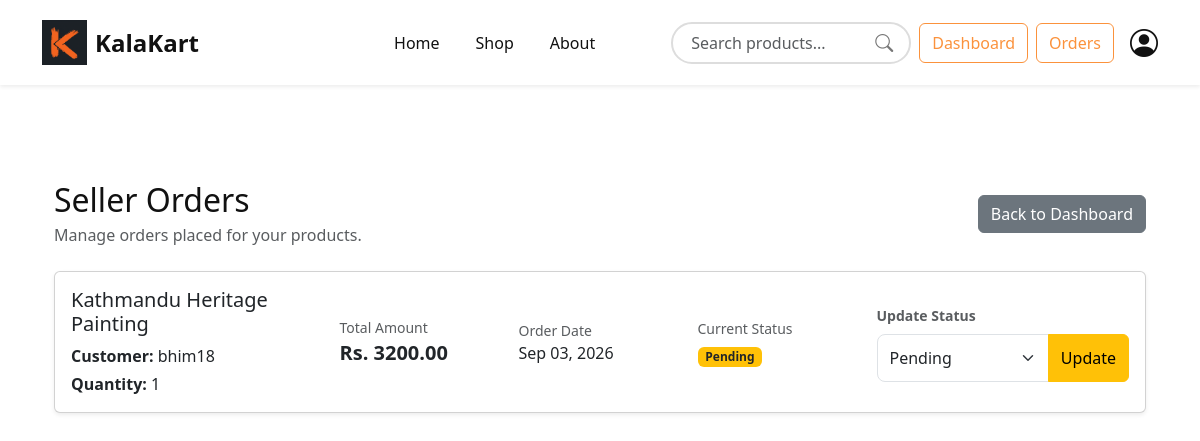
Before: /orders/seller-orders/ (signed in) with the older database file.
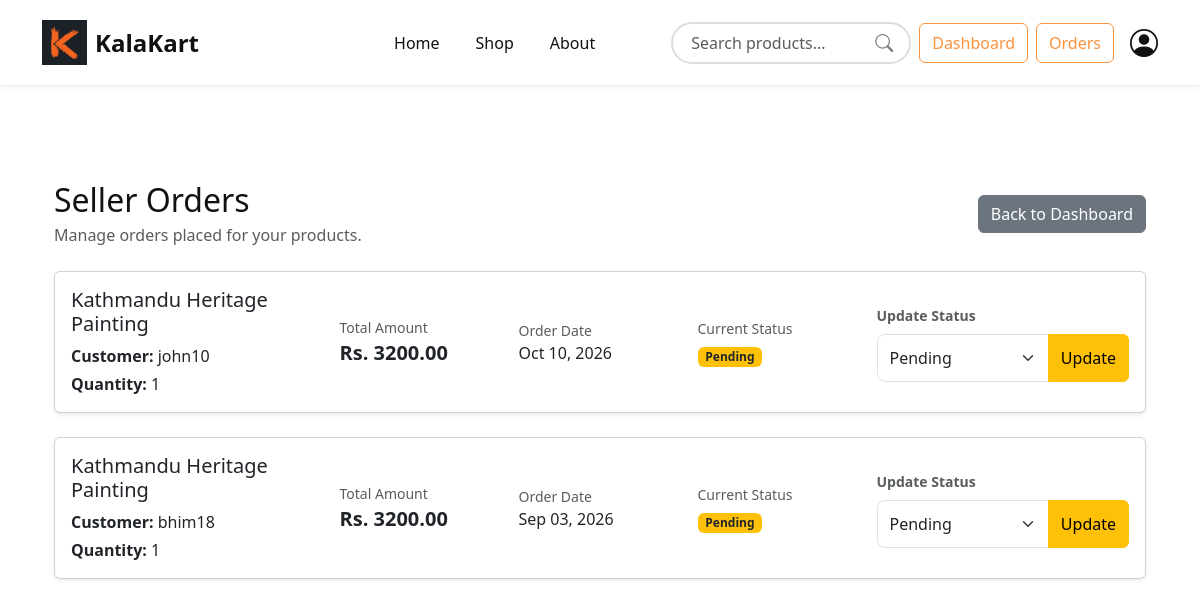
After: the same page with the newer database file.
### orders/models.py (models this page shows, shortened)
class Order(models.Model):
    STATUS_CHOICES = (
        ("pending", "Pending"),
        ("confirmed", "Confirmed"),
        ("shipped", "Shipped"),
        ("delivered", "Delivered"),
        ("cancelled", "Cancelled"),
    )
    user = models.ForeignKey(
        settings.AUTH_USER_MODEL,
        on_delete=models.CASCADE
    )
    product = models.ForeignKey(
        Product,
        on_delete=models.CASCADE
    )
    quantity = models.PositiveIntegerField(
        default=1
    )
    price = models.DecimalField(
        max_digits=10,
        decimal_places=2
    )
    total_price = models.DecimalField(
        max_digits=10,
        decimal_places=2
    )
    status = models.CharField(
        max_length=20,
        choices=STATUS_CHOICES,
        default="pending"
    )
    created_at = models.DateTimeField(
        auto_now_add=True
    )

### products/models.py (models this page shows, shortened)
class Product(models.Model):
    CATEGORY_CHOICES = (
        ('Painting', 'Painting'),
        ('Handicraft', 'Handicraft'),
        ('Jewelry', 'Jewelry'),
        ('Pottery', 'Pottery'),
        ('Wooden Art', 'Wooden Art'),
        ('Traditional Wear', 'Traditional Wear'),
    )
    seller = models.ForeignKey(
        CustomUser,
        on_delete=models.CASCADE
    )
    name = models.CharField(max_length=200)
    category = models.CharField(
        max_length=50,
        choices=CATEGORY_CHOICES
    )
    description = models.TextField()
    price = models.DecimalField(
        max_digits=10,
        decimal_places=2
    )
    stock = models.PositiveIntegerField()
    image = models.ImageField(
        upload_to='products/'
    )
    created_at = models.DateTimeField(auto_now_add=True)

### accounts/models.py (models this page shows, shortened)
class CustomUser(AbstractUser):
    USER_TYPE = (
        ('customer', 'Customer'),
        ('seller', 'Seller'),
    )
    user_type = models.CharField(
        max_length=10,
        choices=USER_TYPE,
        default='customer'
    )
    phone_number = models.CharField(
        max_length=15,
        blank=True,
        null=True
    )
    address = models.TextField(
        blank=True,
        null=True
    )
    profile_image = models.ImageField(
        upload_to='profiles/',
        blank=True,
        null=True
    )

### orders/views.py (the view)
@login_required
def SellerOrdersView(request):
    if request.user.user_type != "seller":
        messages.error(
            request,
            "Only sellers can access this page."
        )
        return redirect("home")
    orders = Order.objects.filter(
        product__seller=request.user
    ).order_by("-created_at")
    context = {
        "orders": orders,
    }
    return render(
        request,
        "orders/seller_orders.html",
        context
    )

### base_app/context_processors.py (called while the page is built)
def cart_count(request):
    if request.user.is_authenticated:
        items = Cart.objects.filter(user=request.user)
        count = sum(item.quantity for item in items)
    else:
        count = 0
    return {
        "cart_count": count
    }

### Template/orders/seller_orders.html (shortened to what the changed rows need)
{% extends 'base.html' %}
{% block content %}
<section class="container py-5">
<div class="d-flex justify-content-between align-items-center mb-4">
    <div>
        <h2 class="mb-1">Seller Orders</h2>
    </div>
</div>
{% if orders %}
    {% for order in orders %}
    <div class="card shadow-sm mb-4">
        <div class="card-body">
            <div class="row align-items-center g-3">
                <div class="col-lg-3 col-md-6">
                    <h5 class="mb-2">
                        {{ order.product.name }}
                    </h5>
                    <p class="mb-1">
                        <strong>Customer:</strong>
                        {{ order.user.username }}
                    </p>
                    <p class="mb-0">
                        <strong>Quantity:</strong>
                        {{ order.quantity }}
                    </p>
                </div>
                <div class="col-lg-2 col-md-6">
                    <small class="text-muted d-block">
                        Total Amount
                    </small>
                    <strong class="fs-5">
                        Rs. {{ order.total_price }}
                    </strong>
                </div>
                <div class="col-lg-2 col-md-6">
                    <small class="text-muted d-block">
                        Order Date
                    </small>
                    <span>
                        {{ order.created_at|date:"M d, Y" }}
                    </span>
                </div>
                <div class="col-lg-2 col-md-6">
                    <small class="text-muted d-block mb-1">
                        Current Status
                    </small>
                    {% if order.status == "pending" %}
                        <span class="badge bg-warning text-dark">
                            Pending
                        </span>
                    {% elif order.status == "confirmed" %}
                        <span class="badge bg-primary">
                            Confirmed
                        </span>
                    {% elif order.status == "shipped" %}
                        <span class="badge bg-info text-dark">
                            Shipped
                        </span>
                    {% elif order.status == "delivered" %}
                        <span class="badge bg-success">
                            Delivered
                        </span>
                    {% elif order.status == "cancelled" %}
                        <span class="badge bg-danger">
                            Cancelled
                        </span>
                    {% endif %}
                </div>
                <div class="col-lg-3 col-md-12">
                    <form
                        method="POST"
                        action="{% url 'update-order-status' order.id %}"
                    >
                        <label class="form-label small text-muted">
                            Update Status
                        </label>
                        <div class="input-group">
                            <select
                                name="status"
                                class="form-select"
                            >
                                <option
                                    value="pending"
                                    {% if order.status == "pending" %}selected{% endif %}
                                >
                                    Pending
                                </option>
                            </select>
                            <button
                                type="submit"
                                class="btn btn-warning"
                            >
                                Update
                            </button>
                        </div>
                    </form>
                </div>
            </div>
        </div>
    </div>
    {% endfor %}
{% endif %}
</section>
{% endblock %}

Changed rows visible on the page:
added Order: product.name "Kathmandu Heritage Painting", user.username "john10", quantity "1", total_price "3200.00", created_at "Oct 10, 2026", shows "Pending", status "Pending"
